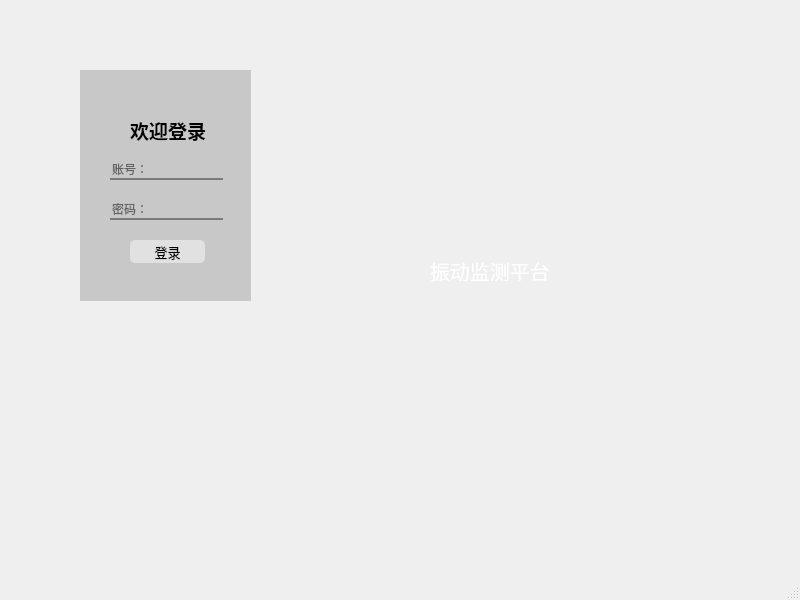
<?xml version="1.0" encoding="UTF-8"?>
<ui version="4.0">
 <class>MainWindow</class>
 <widget class="QMainWindow" name="MainWindow">
  <property name="geometry">
   <rect>
    <x>0</x>
    <y>0</y>
    <width>800</width>
    <height>600</height>
   </rect>
  </property>
  <property name="windowTitle">
   <string>MainWindow</string>
  </property>
  <widget class="QWidget" name="centralwidget">
   <property name="styleSheet">
    <string notr="true">centralwidget.setAlignment(Qt::AlignCenter)</string>
   </property>
   <widget class="QLabel" name="label">
    <property name="geometry">
     <rect>
      <x>80</x>
      <y>70</y>
      <width>171</width>
      <height>231</height>
     </rect>
    </property>
    <property name="font">
     <font>
      <family>宋体</family>
     </font>
    </property>
    <property name="styleSheet">
     <string notr="true">background-color: rgb(200, 200, 200);
</string>
    </property>
    <property name="text">
     <string/>
    </property>
   </widget>
   <widget class="QLabel" name="label_2">
    <property name="geometry">
     <rect>
      <x>250</x>
      <y>70</y>
      <width>321</width>
      <height>231</height>
     </rect>
    </property>
    <property name="font">
     <font>
      <pointsize>13</pointsize>
     </font>
    </property>
    <property name="styleSheet">
     <string notr="true">border-image: url(:/images/rm383-17.jpg);</string>
    </property>
    <property name="text">
     <string/>
    </property>
   </widget>
   <widget class="QLabel" name="label_3">
    <property name="geometry">
     <rect>
      <x>130</x>
      <y>110</y>
      <width>81</width>
      <height>41</height>
     </rect>
    </property>
    <property name="font">
     <font>
      <family>新宋体</family>
      <pointsize>14</pointsize>
      <weight>75</weight>
      <italic>false</italic>
      <bold>true</bold>
     </font>
    </property>
    <property name="styleSheet">
     <string notr="true"/>
    </property>
    <property name="text">
     <string>欢迎登录</string>
    </property>
   </widget>
   <widget class="QLineEdit" name="lineEdit">
    <property name="geometry">
     <rect>
      <x>110</x>
      <y>160</y>
      <width>113</width>
      <height>20</height>
     </rect>
    </property>
    <property name="styleSheet">
     <string notr="true">border:none;
background-color: rgba(0, 0, 0,0);
border-bottom:2px solid rgba(0,0,0,100);
</string>
    </property>
    <property name="placeholderText">
     <string>账号：</string>
    </property>
   </widget>
   <widget class="QLineEdit" name="lineEdit_2">
    <property name="geometry">
     <rect>
      <x>110</x>
      <y>200</y>
      <width>113</width>
      <height>20</height>
     </rect>
    </property>
    <property name="font">
     <font>
      <pointsize>9</pointsize>
     </font>
    </property>
    <property name="styleSheet">
     <string notr="true">border:none;
background-color: rgba(0, 0, 0,0);
border-bottom:2px solid rgba(0,0,0,100);
</string>
    </property>
    <property name="echoMode">
     <enum>QLineEdit::Password</enum>
    </property>
    <property name="placeholderText">
     <string>密码：</string>
    </property>
   </widget>
   <widget class="QPushButton" name="pushButton">
    <property name="geometry">
     <rect>
      <x>130</x>
      <y>240</y>
      <width>75</width>
      <height>23</height>
     </rect>
    </property>
    <property name="font">
     <font>
      <family>Microsoft Yahei</family>
      <pointsize>10</pointsize>
     </font>
    </property>
    <property name="styleSheet">
     <string notr="true">QPushButton
{
	font-family:Microsoft Yahei;
	color:black;
	background-color:rgb(225 , 225 , 225);
    border: none;
	border-radius:5px;
}

QPushButton:hover
{
	background-color:rgb(44 , 137 , 255);
}

QPushButton:pressed
{
	background-color:rgb(14 , 135 , 228);
	padding-left:3px;
	padding-top:3px;
}</string>
    </property>
    <property name="text">
     <string>登录</string>
    </property>
   </widget>
   <widget class="QWidget" name="layoutWidget">
    <property name="geometry">
     <rect>
      <x>515</x>
      <y>51</y>
      <width>60</width>
      <height>51</height>
     </rect>
    </property>
    <layout class="QHBoxLayout" name="horizontalLayout">
     <property name="spacing">
      <number>0</number>
     </property>
     <property name="topMargin">
      <number>8</number>
     </property>
     <property name="rightMargin">
      <number>4</number>
     </property>
     <item>
      <widget class="QPushButton" name="pushButton_2">
       <property name="styleSheet">
        <string notr="true">QPushButton{

border:none;

}
QPushButton:hover{
border-bottom:5px;
	background-color: rgb(115, 115, 115);

}</string>
       </property>
       <property name="text">
        <string/>
       </property>
       <property name="icon">
        <iconset resource="res/res.qrc">
         <normaloff>:/icon/最小化.ico</normaloff>:/icon/最小化.ico</iconset>
       </property>
       <property name="iconSize">
        <size>
         <width>20</width>
         <height>20</height>
        </size>
       </property>
      </widget>
     </item>
     <item>
      <widget class="QPushButton" name="pushButton_3">
       <property name="styleSheet">
        <string notr="true">QPushButton{

border:none;
}

QPushButton:hover{
border-bottom:5px;
	background-color: rgb(115, 115, 115);

}</string>
       </property>
       <property name="text">
        <string/>
       </property>
       <property name="icon">
        <iconset resource="res/res.qrc">
         <normaloff>:/icon/关闭.ico</normaloff>:/icon/关闭.ico</iconset>
       </property>
       <property name="iconSize">
        <size>
         <width>20</width>
         <height>20</height>
        </size>
       </property>
      </widget>
     </item>
    </layout>
   </widget>
   <widget class="QLabel" name="label_4">
    <property name="geometry">
     <rect>
      <x>430</x>
      <y>260</y>
      <width>121</width>
      <height>21</height>
     </rect>
    </property>
    <property name="font">
     <font>
      <family>楷体</family>
      <pointsize>15</pointsize>
     </font>
    </property>
    <property name="styleSheet">
     <string notr="true">color: rgb(255,255,255);</string>
    </property>
    <property name="text">
     <string>振动监测平台</string>
    </property>
   </widget>
  </widget>
  <widget class="QStatusBar" name="statusbar"/>
 </widget>
 <resources>
  <include location="res/res.qrc"/>
 </resources>
 <connections>
  <connection>
   <sender>pushButton_3</sender>
   <signal>clicked()</signal>
   <receiver>MainWindow</receiver>
   <slot>close()</slot>
   <hints>
    <hint type="sourcelabel">
     <x>563</x>
     <y>76</y>
    </hint>
    <hint type="destinationlabel">
     <x>616</x>
     <y>40</y>
    </hint>
   </hints>
  </connection>
  <connection>
   <sender>pushButton_2</sender>
   <signal>clicked()</signal>
   <receiver>MainWindow</receiver>
   <slot>showMinimized()</slot>
   <hints>
    <hint type="sourcelabel">
     <x>531</x>
     <y>77</y>
    </hint>
    <hint type="destinationlabel">
     <x>592</x>
     <y>11</y>
    </hint>
   </hints>
  </connection>
 </connections>
</ui>
